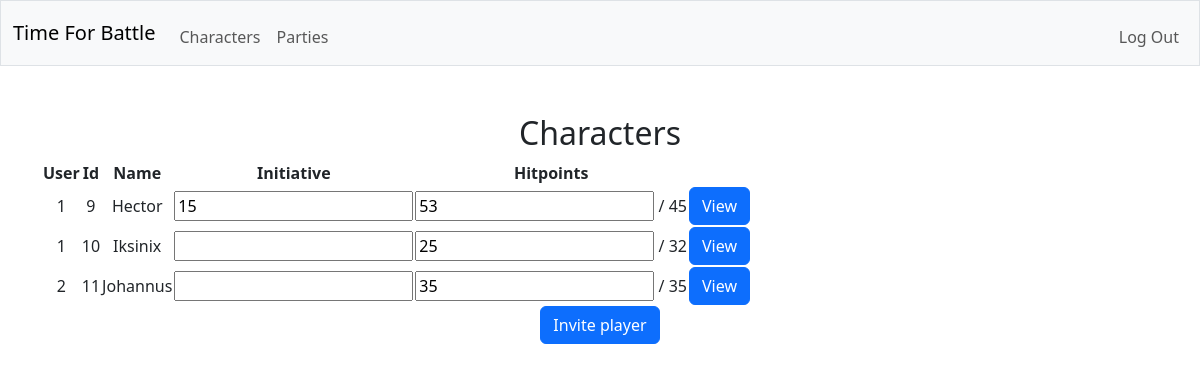
The app's page /party/3 (signed in) with its own data.
### tables this page shows
CREATE TABLE players (party_id INTEGER NOT NULL, character_id INTEGER NOT NULL, initiative INTEGER, current_hitpoints INTEGER NOT NULL, FOREIGN KEY (party_id) REFERENCES parties(id), FOREIGN KEY (character_id) REFERENCES characters(id));

CREATE TABLE characters (id INTEGER PRIMARY KEY AUTOINCREMENT NOT NULL, user_id INTEGER NOT NULL, name TEXT NOT NULL, max_hitpoints INTEGER NOT NULL, prof_bonus INTEGER NOT NULL, FOREIGN KEY (user_id) REFERENCES users(id));

### app.py (the view)
@app.route("/party/<party_id>")
@login_required
def view_party(party_id):
    with sqlite3.connect(database) as conn:
        conn.row_factory = sqlite3.Row
        cur = conn.cursor()
        cur.execute(
            "SELECT * FROM parties WHERE id = ?",
            (party_id,)
        )
        rows = [dict(row) for row in cur.fetchall()]
    if len(rows) != 1:
        return error("not found", 404)
    with sqlite3.connect(database) as conn:
        conn.row_factory = sqlite3.Row
        cur = conn.cursor()
        cur.execute(
            "SELECT * FROM players JOIN characters ON character_id = characters.id WHERE party_id = ?",
            (party_id,)
        )
        characters = [dict(row) for row in cur.fetchall()]
    characters = sorted(characters, key=lambda x: (x["initiative"] is not None, x["initiative"]), reverse=True)
    for character in characters:
        if character["initiative"] == None:
            character["initiative"] = ""
    return render_template("party.html", party=rows[0], user=session["user_id"], characters=characters)

### helpers.py (called while the page is built)
def login_required(f):
    @wraps(f)
    def decorated_function(*args, **kwargs):
        if session.get("user_id") is None:
            return redirect("/login")
        return f(*args, **kwargs)
    return decorated_function

### templates/party.html (shortened to what this page needs)
{% extends "layout.html" %}
{% block main %}
    <h2>Characters</h2>
    <table>
        <thead>
            <tr>
                <th>User</th>
                <th>Id</th>
                <th>Name</th>
                <th>Initiative</th>
                <th>Hitpoints</th>
            </tr>
        </thead>
        <tbody>
            {% for character in characters %}
                <tr>
                    <td>{{ character.user_id }}</td>
                    <td>{{ character.id }}</td>
                    <td>{{ character.name }}</td>
                    {% if character.user_id == user or party.dm_id == user %}
                        <td>
                            <input id="{{ character.id }}" onchange="send_init(this.id, this.value)" type="text" value="{{ character.initiative }}">
                        </td>
                        <td>
                            <input id="{{ character.id }}" onchange="send_hp(this.id, this.value)" type="text" value="{{ character.current_hitpoints }}"> / {{ character.max_hitpoints }}
                        </td>
                    {% else %}
                        <td>{{ character.initiative }}</td>
                        <td>{{ character.current_hitpoints }} / {{ character.max_hitpoints }}</td>
                    {% endif %}
                    <td>
                        <form action="/character/{{ character.id }}" method="get">
                            <button class="btn btn-primary" type="submit">View</button>
                        </form>
                    </td>
                </tr>
            {% endfor %}
        </tbody>
    </table>
    {% if party.dm_id == user %}
        <form action="/party/{{ party.id }}/invitation" method="get">
            <button class="btn btn-primary" type="submit">Invite player</button>
        </form>
    {% endif %}
{% endblock %}

### records on screen
players: user_id "1", id "9", name "Hector", initiative "15", current_hitpoints "53", max_hitpoints "45"
players: user_id "1", id "10", name "Iksinix", current_hitpoints "25", max_hitpoints "32"
players: user_id "2", id "11", name "Johannus", current_hitpoints "35", max_hitpoints "35"
